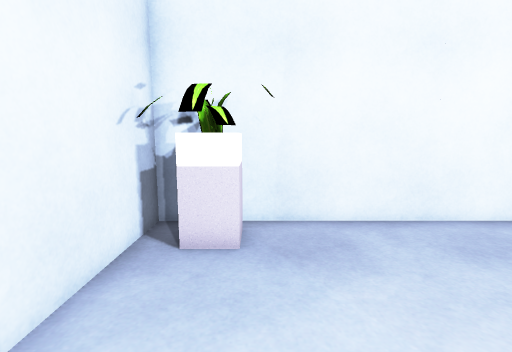
[1] (above)

12 first-person views from a walk through a Unity game level. The camera is 1.2 m above the floor, tilts 8° down and sees 85° across. The floor is counted in squares, 0.5 m on a side. Each view is taken from the middle of a square. On the plan, view 1 faces up. The plan holds only what a view shows up to about 18 squares ahead; the rest is blank. The player character is not drawn.

[2]
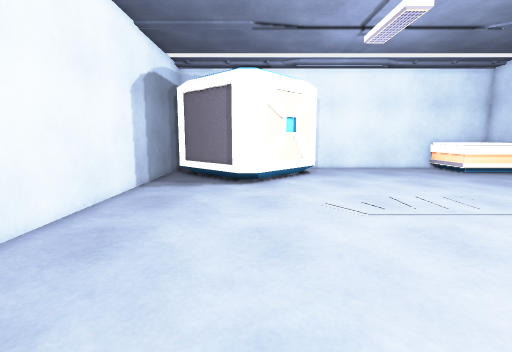

[3]
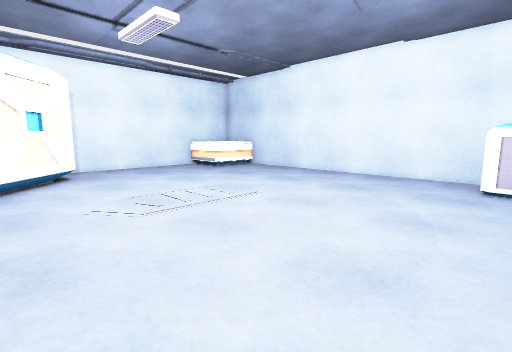

[4]
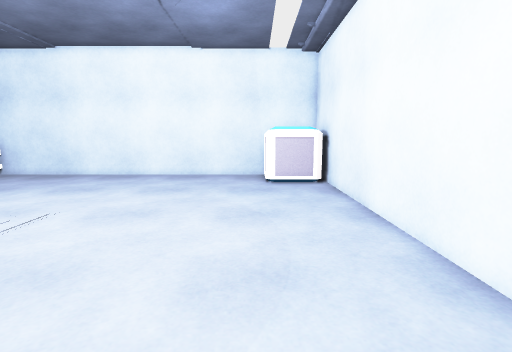

[5]
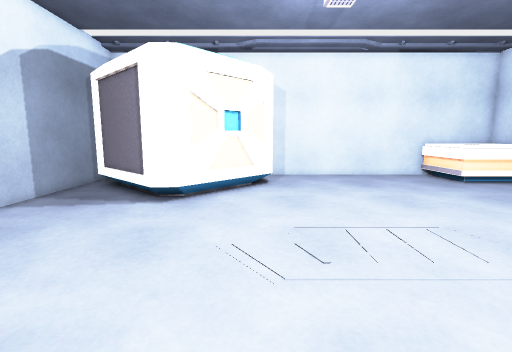

[6]
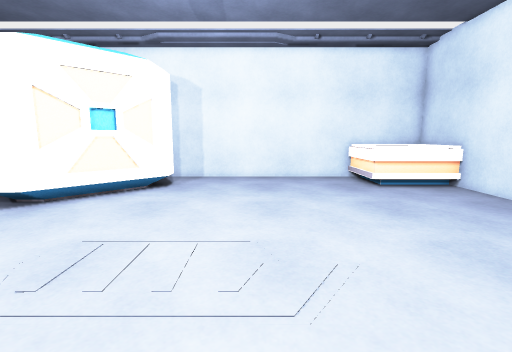

[7]
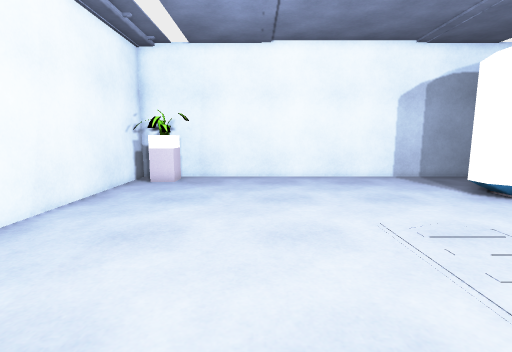

[8]
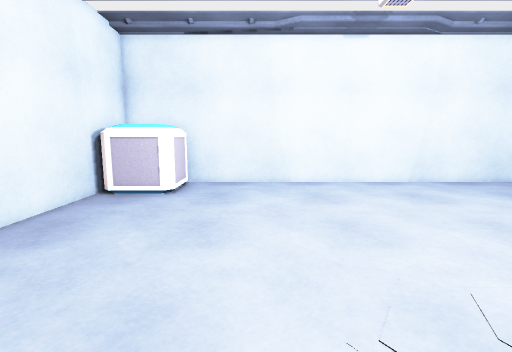

[9]
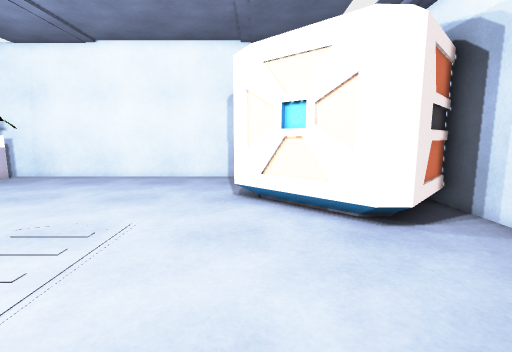

[10]
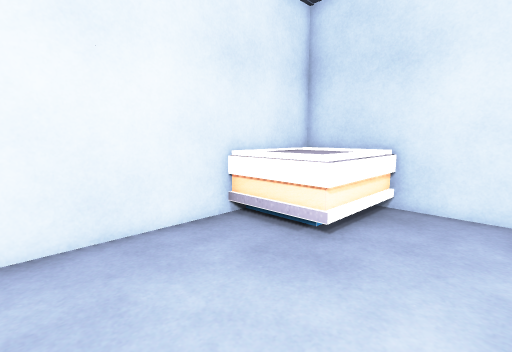

[11]
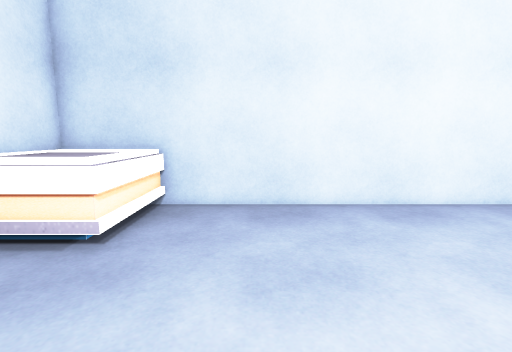

[12]
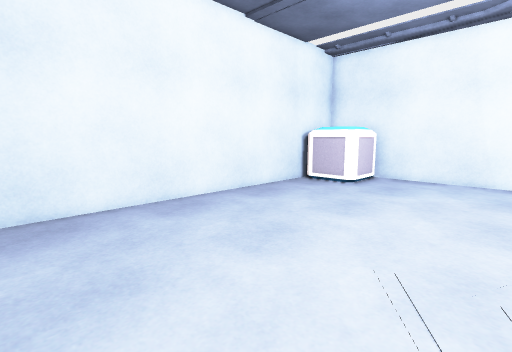

### Floor plan
Key: @ floor where view 1 was taken; # wall or solid block; . floor; O other object.
Columns run from 3 left of view 1 to 21 right of it. Each row starts with its distance up from view 1.
  8 #######################
  7 #OOO................O
  6 #OO................OO
  5 #.O...............OO
  4 #................OO
  3 #...............OOO
  2 #...............OOO
  1 #................OOO   O#
  0 #..@..............OOO O##
 -1 #..................OOOO.#
 -2 #...................OO..#
 -3 #.......................#
 -4 #.......................#
 -5 #.......................#
 -6 #.......................#
 -7 #.......................#
 -8 #.......................#
 -9 #.......................#
-10 #.......................#
-11 #...................... #
-12 # O.................OOOOO
-13 #OOO................OOOOO
-14 #  OO...............OOOOO
-15 #  O ...............OOOOO
-16 #####################OOOO

Where each view was taken, in squares from view 1:
view 1: 0 up, 0 right, facing up
view 2: 2 up, 1 left, facing right
view 3: 2 up, 1 left, facing down-right
view 4: 2 up, 1 right, facing down
view 5: 1 down, 3 right, facing right
view 6: 6 down, 4 right, facing right
view 7: 9 down, 4 right, facing up
view 8: 9 down, 12 right, facing left
view 9: 9 down, 14 right, facing up
view 10: 6 down, 14 right, facing down-right
view 11: 6 down, 14 right, facing down
view 12: 6 down, 14 right, facing down-left
